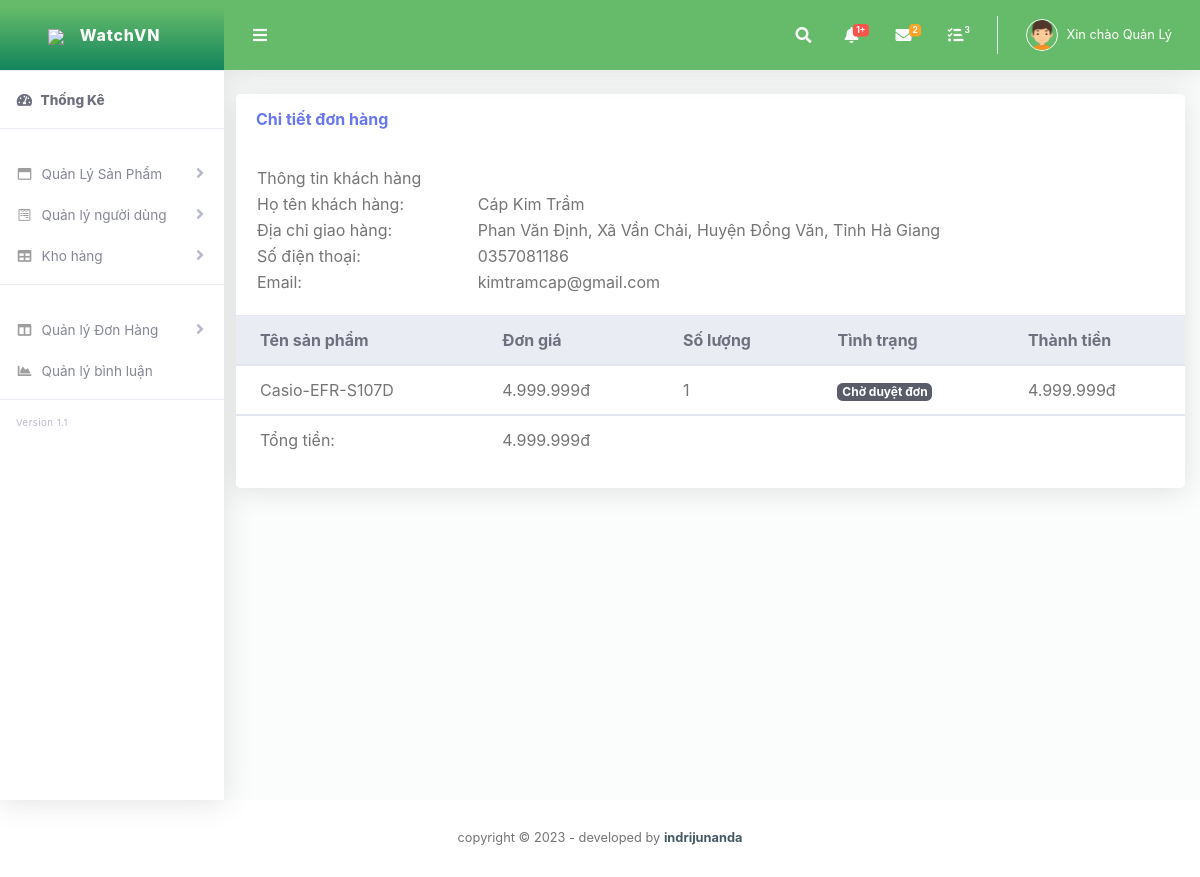
Page /quan_tri/index.php?menu=chi_tiet_don_hang&ma_dh=19 (signed in) on the committed database.
### tables this page shows
CREATE TABLE `ct_don_hang` (
  `idCTDH` int(11) NOT NULL,
  `ma_dh` int(11) NOT NULL,
  `ma_kh` int(11) NOT NULL,
  `ma_sp` int(11) NOT NULL,
  `don_gia` bigint(20) NOT NULL,
  `so_luong` int(11) NOT NULL,
  `thanhtien` bigint(20) NOT NULL
);

CREATE TABLE `don_hang` (
  `ma_dh` int(11) NOT NULL,
  `tenkh` varchar(80) NOT NULL,
  `email` varchar(80) NOT NULL,
  `sdt` varchar(11) NOT NULL,
  `dia_chi` varchar(150) NOT NULL,
  `sp_mua` varchar(100) DEFAULT NULL,
  `ngay_mua` timestamp NULL DEFAULT current_timestamp(),
  `tinh_trang_dh` int(11) DEFAULT NULL
);

CREATE TABLE `san_pham` (
  `masp` int(11) NOT NULL,
  `tensp` varchar(80) DEFAULT NULL,
  `giasp` int(11) DEFAULT NULL,
  `soluong` int(11) NOT NULL,
  `img` varchar(100) DEFAULT NULL,
  `img1` varchar(80) NOT NULL,
  `img2` varchar(80) NOT NULL,
  `img3` varchar(80) NOT NULL,
  `img4` varchar(80) NOT NULL,
  `ngay_them_sp` timestamp NULL DEFAULT current_timestamp(),
  `loaisp` varchar(80) DEFAULT NULL,
  `noi_bat` varchar(10) NOT NULL,
  `mua_nhieu` int(11) NOT NULL,
  `xem_nhieu` int(11) NOT NULL,
  `rate1` int(11) NOT NULL,
  `rate2` int(11) NOT NULL,
  `rate3` int(11) NOT NULL,
  `rate4` int(11) NOT NULL,
  `rate5` int(11) NOT NULL
);

CREATE TABLE `tinh_trang_dh` (
  `id_status` int(11) NOT NULL,
  `Mo_ta` varchar(100) NOT NULL
);

### admin/chuc_nang/don_hang/chi_tiet_don_hang.php (the view, shortened to what this page needs)
<?php
	include('../connect.php');
	$ma_dh= $_GET['ma_dh'];
	$sl="select * from ct_don_hang join don_hang on ct_don_hang.ma_dh=don_hang.ma_dh join san_pham on ct_don_hang.ma_sp=san_pham.masp join tinh_trang_dh on don_hang.tinh_trang_dh=tinh_trang_dh.id_status where don_hang.ma_dh=".$ma_dh;
	$exec= mysqli_query($connect,$sl);
	$exec2= mysqli_query($connect,$sl);
	$row= mysqli_fetch_array($exec);
?>
<div class="col-xl-24 col-lg-7 mb-4">
              <div class="card">
                <div class="card-header py-3 d-flex flex-row align-items-center justify-content-between">
                  <h6 class="m-0 font-weight-bold text-primary">Chi tiết đơn hàng</h6>
                </div>
                <table style="margin: 20px;max-width:96% ">
	<tr>
		<td colspan="2" class="title">Thông tin khách hàng</td>
	</tr>
	<tr>
		<td>Họ tên khách hàng: </td>
		<td><?php echo $row['tenkh']; ?></td>
	</tr>
	<tr>
		<td>Địa chỉ giao hàng: </td>
		<td><?php echo $row['dia_chi']; ?></td>
	</tr>
	<tr>
		<td>Số điện thoại: </td>
		<td><?php echo $row['sdt']; ?></td>
	</tr>
	<tr>
		<td>Email: </td>
		<td><?php echo $row['email']; ?></td>
	</tr>
</table>
                <div class="table-responsive">
                  <table class="table align-items-center table-flush">
                    <thead class="thead-light">
                      <tr>
                        <th>Tên sản phẩm</th>
                        <th>Đơn giá</th>
                        <th>Số lượng</th>
                        <th>Tình trạng</th>
                        <th>Thành tiền</th>
                      </tr>
                    </thead>
			<tbody>
		<?php
		$tongtien=0;
		while ($row2= mysqli_fetch_array($exec2)) { ?>
		<tr>
			<td><?php echo ucfirst($row2['loaisp'])."-".$row2['tensp']; ?></td>
			<td><?php echo number_format($row2['don_gia'],0,",",".")."đ"; ?></td>
			<td><?php echo $row2['so_luong']; ?></td>
			<?php if ($row['tinh_trang_dh']=='1') { ?>
                        <td><span class="badge badge-dark"><?php echo $row['Mo_ta']; ?></span></td>
                        <?php } ?>
			<td><?php echo number_format($row2['thanhtien'],0,",",".")."đ"; ?></td>
		</tr>
	<?php
		$tongtien+=$row2['thanhtien'];
	 } ?>
	</tbody>
	<tr>
		<td>Tổng tiền: </td>
		<td><?php echo number_format($tongtien,0,",",".")."đ"; ?></td>
			</tr>
                  </table>
                </div>
                <div class="card-footer"></div>
              </div>
            </div>

### rows in the picture
ct_don_hang: ma_dh.tenkh "Cáp Kim Trầm", ma_dh.dia_chi "Phan Văn Định, Xã Vần Chải, Huyện Đồng Văn, Tỉnh Hà Giang", ma_dh.sdt "0357081186", ma_dh.email "kimtramcap@gmail.com", ma_sp.loaisp "Casio", ma_sp.tensp "EFR-S107D", don_gia "4.999.999", so_luong "1", tinh_trang_dh.Mo_ta "Chờ duyệt đơn", thanhtien "4.999.999"

### other values in the picture
$_SESSION['name'] "Quản Lý"
$tongtien "4.999.999"
